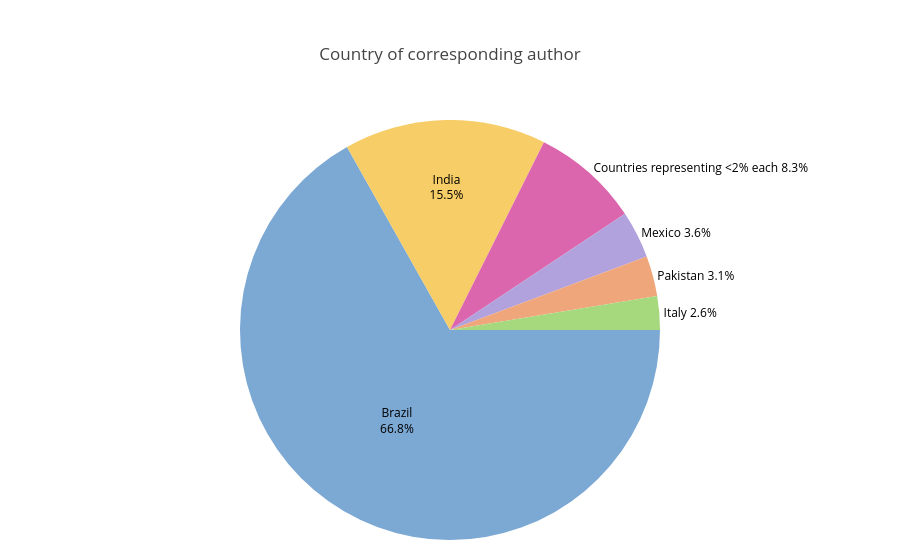

Write notebook code for a chart like this one.
### Markdown cell above
## Country of Corresponding Author

### Code cell
# Title: Corresponding Author Country Distribution (Pie Chart)
# Description: Cleans and standardizes country names, groups countries contributing <2% of studies into a single "Countries representing <2% each" category, 
#              calculates percentages, renders a Plotly pie chart with adaptive label placement (inside/outside), and saves the figure as 'country_pie.png'.

# Prepare and normalize data
country_series = (
    df_all['Country of corresponding author']
    .fillna('Unknown')
    .astype(str)
    .str.strip()
    .replace({'Parkistan': 'Pakistan'})
)

# Initial counts to determine <2% threshold
initial_counts = country_series.value_counts()
initial_total = int(initial_counts.sum())

# Group all countries contributing <2% into "Other"
threshold_pct = 2.0
to_other = initial_counts[(initial_counts / initial_total) * 100 < threshold_pct].index
country_series_grouped = country_series.replace({k: 'Countries representing <2% each' for k in to_other})

# Final counts/labels/values after grouping
country_counts = country_series_grouped.value_counts()
labels = country_counts.index.tolist()
values = country_counts.values.tolist()

# Compute percentages and set label positions
total = int(sum(values))
percentages = [(v / total) * 100 if total else 0 for v in values]
percentages_cutoff = 10
text_positions = ['outside' if p < percentages_cutoff else 'inside' for p in percentages]
custom_text = [
    f"{label}<br>{percent:.1f}%" if position == 'inside'
    else f"{label} {percent:.1f}%"
    for label, percent, position in zip(labels, percentages, text_positions)
]

# Build pie chart (Plotly shows leader lines automatically for outside labels)
country_pie = go.Figure(
    data=[
        go.Pie(
            labels=labels,
            values=values,
            text=custom_text,
            textinfo='text',
            textposition=text_positions,
            insidetextorientation='horizontal',
            sort=False,
            direction='clockwise',
            rotation=90,
        )
    ]
)

country_pie.update_traces(
    textfont=dict(size=12, color='black'),
    insidetextfont=dict(color='black'),
)

textfont = dict(size=12, color='black'),
country_pie.update_layout(
    title='Country of corresponding author',
    showlegend=False,
    margin=dict(t=120, b=20, l=20, r=20)
)

country_pie.show()  #Plotly figures are data objects when created, call .show() to display them

#Save the figure as a PNG file. Note: matplotlib uses .figure.savefig(), plotly uses .write_image().
country_pie.write_image('country_pie.png', width=800, height=600, scale=2)

### Figure 1 — Plotly figure (JSON) as saved in the notebook; plotly's stock layout.template omitted (floating-point values rounded to 4 significant figures)
{"data": [{"direction": "clockwise", "insidetextorientation": "horizontal", "labels": ["Brazil", "India", "Countries representing <2% each", "Mexico", "Pakistan", "Italy"], "rotation": 90, "sort": false, "text": ["Brazil<br>66.8%", "India<br>15.5%", "Countries representing <2% each 8.3%", "Mexico 3.6%", "Pakistan 3.1%", "Italy 2.6%"], "textinfo": "text", "textposition": ["inside", "inside", "outside", "outside", "outside", "outside"], "values": [129, 30, 16, 7, 6, 5], "type": "pie", "textfont": {"color": "black", "size": 12}, "insidetextfont": {"color": "black"}}], "layout": {"margin": {"t": 120, "b": 20, "l": 20, "r": 20}, "title": {"text": "Country of corresponding author"}, "showlegend": false}}
